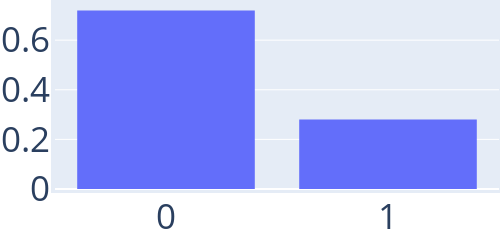

The cell this chart's notebook holds for it:
### Markdown cell above
1.4 Distributions of connected subgraphs with at least $2$ cycles with $\eta$ small <a name="Morecycles_small_eta"></a>

### Code cell
cat_nb_cc_with_more_than_1_cycle = string.(sort(Int.(cc_with_more_than_1_cycle
)))
trace = PlotlyJS.histogram(x=cat_nb_cc_with_more_than_1_cycle, histnorm="probability density")
layout = Layout(
    autosize=false,
    width=500,
    height=200,
    margin=attr(l=1, r=1, b=1, t=1, pad=4),
    font_size=35,
    xaxis_type="category",
)
p_more_than_1 = PlotlyJS.plot(trace,layout)

### Figure 1 — Plotly figure (JSON) as saved in the notebook; plotly's stock layout.template omitted (floating-point values rounded to 4 significant figures)
{"data": [{"histnorm": "probability density", "type": "histogram", "x": ["0", "0", "0", "0", "0", "0", "0", "0", "0", "0", "0", "0", "0", "0", "0", "0", "0", "0", "0", "0", "0", "0", "0", "0", "0", "0", "0", "0", "0", "0", "0", "0", "0", "0", "0", "0", "1", "1", "1", "1", "1", "1", "1", "1", "1", "1", "1", "1", "1", "1"]}], "layout": {"autosize": false, "font": {"size": 35}, "height": 200, "margin": {"b": 1, "l": 1, "pad": 4, "r": 1, "t": 1}, "width": 500, "xaxis": {"type": "category"}}}
